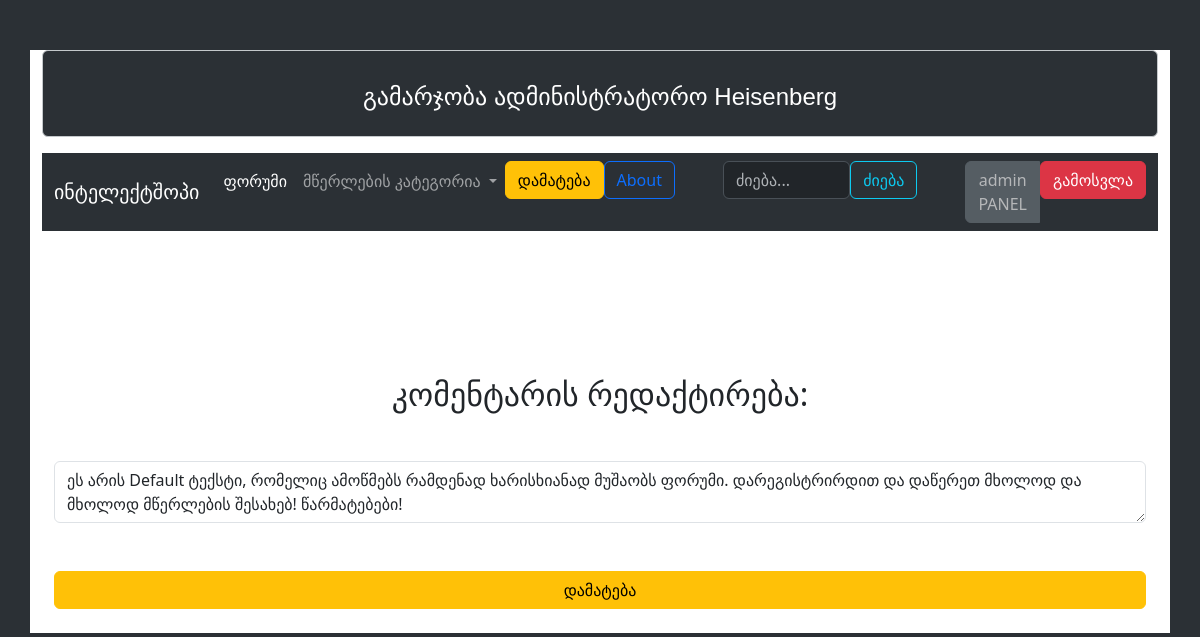
The app's page /edit_comments/1 (signed in) with its own data.
### models.py (models this page shows, shortened)
class BaseModel:
    def create(self):
        db.session.add(self)
        db.session.commit()

class User(db.Model, BaseModel, UserMixin):
    id = db.Column(db.Integer, primary_key=True)
    username = db.Column(db.String)
    password = db.Column(db.String)
    role = db.Column(db.String)
    comments = db.relationship("Comments", backref = "commenter")

class Comments(db.Model, BaseModel):
    id = db.Column(db.Integer, primary_key=True)
    content = db.Column(db.String)
    date_commented = db.Column(db.DateTime, default = datetime.utcnow)
    commented_id = db.Column(db.Integer, db.ForeignKey("user.id"))

### routes.py (the view)
@app.route("/edit_comments/<int:comment_id>", methods=["GET", "POST"])
@login_required
def edit_comment(comment_id):
    chosen_comment=Comments.query.get(comment_id)
    if current_user.id != chosen_comment.commented_id:
        flash("თქვენ არ გაქვთ წვდომა სხვა მომხმარებლების ინფორმაციაზე!", "error")
        return redirect("/forum")
    else:
        form = CommentForm()
        if form.validate_on_submit():
            chosen_comment.content = form.content.data
            chosen_comment.save()
            flash("კომენტარი წარმატებით დარედაქტირდა!", "info")
            return redirect("/forum")
        else:
            print(form.errors)
        form.content.data=chosen_comment.content
    return render_template("/add_comment.html", form=form, comments=chosen_comment)

### forms.py
class CommentForm(FlaskForm):
    content = TextAreaField("კომენტარი", validators=[DataRequired(message="კომენტარის დაწერისას აუცილებელია დაწეროთ მინიმუმ ერთი სიტყვა მაინც!")])
    submit = SubmitField("დამატება")

### models.py (called while the page is built)
@login_manager.user_loader
def load_user(user_id):
    return(User.query.get(user_id))

### templates/add_comment.html (shortened to what this page needs)
{% extends "base.html" %}
{% block siebi %}
  <section id="recommended" class="pt-md-5" style="margin-bottom: 10rem;">
    {% if request.endpoint =="add_comment" %}
    <h2 class="text-md-center my-5">კომენტარის დამატება:</h2>
    {% elif request.endpoint == "edit_comment" %}
    <h2 class="text-md-center my-5">კომენტარის რედაქტირება:</h2>
    {% endif %}
    <div class="container-fluid">
        <form method="post" enctype="multipart/form-data">
            {{ form.content(class = "form-control my-4", placeholder = form.content.label.text)}}
            {{ form.submit(class = "btn btn-warning my-4 container")}}
        </form>
    </div>
  </section>
{% endblock %}

### templates/base.html (shortened to what this page needs)
<!DOCTYPE html>
<html>
<head>
    <link href="/static/main.css" rel="stylesheet">
    <link href="https://cdn.jsdelivr.net/npm/bootstrap@5.3.2/dist/css/bootstrap.min.css" rel="stylesheet"
>
</head>
<body class="container">
<div class="alert alert-secondary container-lg" role="alert" style="background: #2b3035; color: white">
  {% if current_user.role == "admin" %}
    <h1 class="paragraph">გამარჯობა ადმინისტრატორო {{current_user.username}}</h1>
  {% elif current_user.role == "user" %}
  <h1 class="paragraph">სალამი {{current_user.username}}, რისი დათვალიერება გსურთ?</h1>
  {% else %}
  <h1 class="paragraph">მოგესალმებით ინტელექტშოპში, რით შეგვიძლია დაგეხმაროთ?</h1>
  {% endif %}
</div>
<nav class="navbar navbar-expand-lg bg-body-tertiary container" data-bs-theme="dark">
    <div class="container-fluid">
      <a class="navbar-brand" href="/">ინტელექტშოპი</a>
      <div class="collapse navbar-collapse" id="navbarNavDropdown">
        <ul class="navbar-nav">
          <li class="nav-item">
          <li class="nav-item">
            {% if current_user.is_authenticated %}
            <a class="nav-link active" aria-current="page" href="/forum">ფორუმი</a>
            {% else %}
            <a class="nav-link active disabled" aria-current="page" aria-disabled="true" href="#">ფორუმი</a>
            {% endif %}
          <li class="nav-item dropdown">
            <a class="nav-link dropdown-toggle" href="#" role="button" data-bs-toggle="dropdown" aria-expanded="false">
              მწერლების კატეგორია
            </a>
          </li>
          <li class="nav-item">
            <div class="btn-group" role="group" aria-label="Basic outlined example">
              {% if current_user.role=="admin" %}
              <a href="/add_writer"><button type="button" class="btn btn-warning">დამატება</button></a>
              {% endif %}
            </div>
          </li>
          <li class="nav-item">
            <a class="btn btn-outline-primary" href="/about_me">About</a>
          </li>
          <li class="nav-item ms-5">
            <div class="d-flex" role="search">
              {% if current_user.is_authenticated %}
              <input class="form-control" type="search" placeholder="ძიება..." id="searchInput">
              <button class="btn btn-outline-info" type="submit" id="searchButton">ძიება</button>
              {% else %}
              <input class="form-control disabled" type="search" placeholder="ძიება..." id="searchInput" disabled>
              <button class="btn btn-info disabled" type="submit" id="searchButton" disabled>ძიება</button>
              {% endif %}
            </div>
          </li>
          <li class="nav-item">
            <div class="btn-group ms-5" role="group" aria-label="Basic outlined example">
              {% if current_user.is_authenticated %}
              <button type="button" class="btn btn-secondary disabled" disabled>{{current_user.role}} PANEL</button>
              <a href="/logout"><button type="button" class="btn btn-danger">გამოსვლა</button></a>
              {% else %}
              <a href="/registration" class="btn btn-outline-danger">რეგისტრაცია</a>
              <a href="/authorization" class="btn btn-outline-success">ავტორიზაცია</a>
              {% endif %}
            </div>
          </li>
        </ul>
      </div>
    </div>
  </nav>
  {% block siebi %}
  {% endblock %}
</body>
</html>

### static/main.css (style rules this page uses)
html, body { align-self: center; background: #2b3035; }
.alert { margin-top: 50px; background: #2b3035; }
.paragraph { text-align: center; margin-top: 1rem; font-family: sans-serif; font-size: x-large; }
.alert { transition: all 0.5s; }
.navbar { margin-bottom: 3rem; }

### records on screen
User: username "Heisenberg", role "admin"
Comments: content "ეს არის Default ტექსტი, რომელიც ამოწმებს რამდენად ხარისხიანად მუშაობს ფორუმი. დარეგისტრირდით და დაწერეთ მხოლოდ და მხოლოდ მწერლების შესახებ! წარმატებები!"
